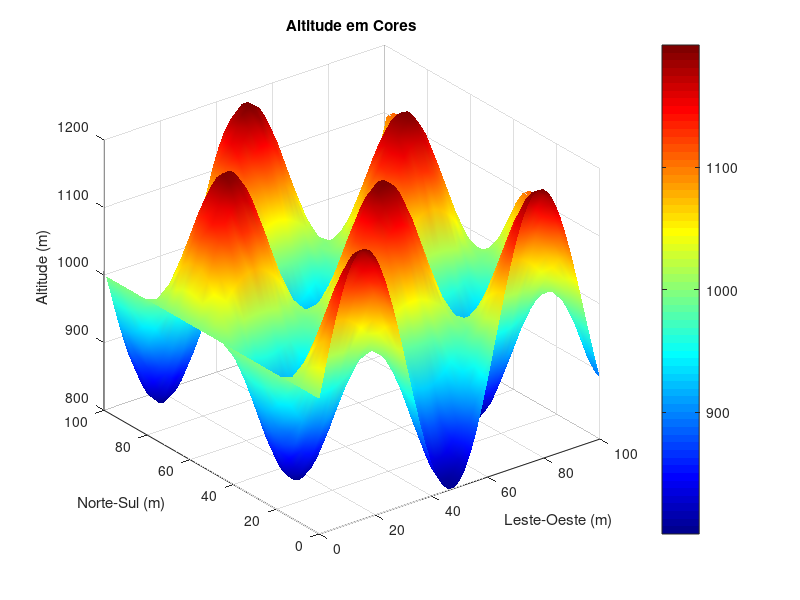

Reproduce this figure in MATLAB.
x = 0:2:100;
y = 0:3:100;

[X, Y] = meshgrid(x, y);

% Altitude z(x, y) = 1000 + 200 ⋅ sin(0.1x) ⋅ cos(0.1y)
Z = 1000 + 200 * sin(0.1 * X) .* cos(0.1 * Y);

surf(X, Y, Z);
shading interp;

% Use um colormap disponível na sua versão, por exemplo 'jet'
colormap(jet);  
colorbar;

title('Altitude em Cores');
xlabel('Leste-Oeste (m)');
ylabel('Norte-Sul (m)');
zlabel('Altitude (m)');
grid on;
